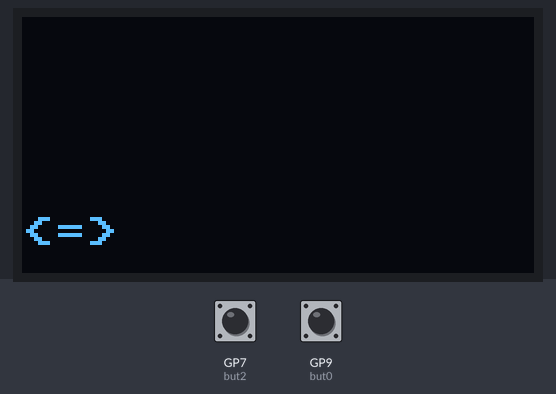
This program was run on a simulated Raspberry Pi Pico running MicroPython. On the bench: 128×64 one-colour display. Inputs (shaded band) come from the test bench; at power-on: GP9 (but0) HIGH, GP7 (but2) HIGH. What the program prints to the serial console is not drawn.

Above: at 1.2 s.
1.3 s: GP9 (but0) pulled LOW for 0.15 s
At 2.5 s:
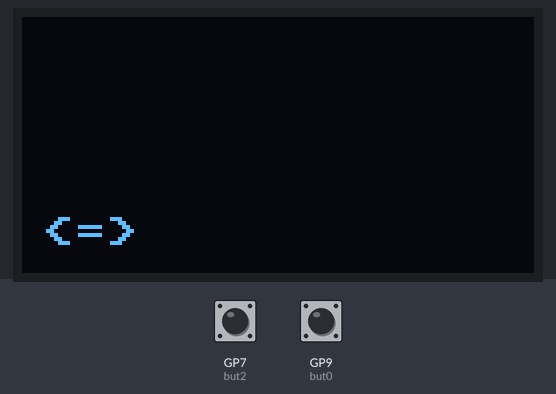
3.1 s: GP9 (but0) pulled LOW for 1 s
At 3.9 s:
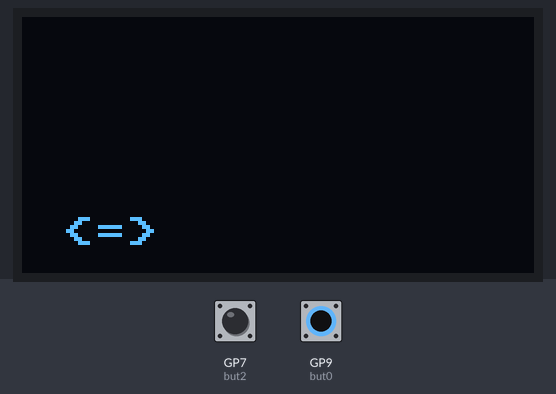
5.6 s: GP7 (but2) pulled LOW for 0.15 s
At 6.6 s:
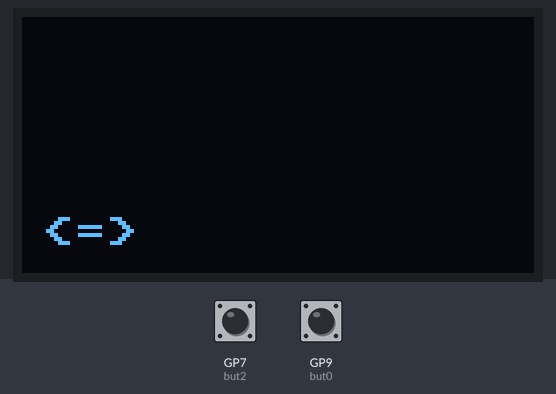
Timing chart, 0 to 8.6 s (numbered marks = the images above; inputs shaded):
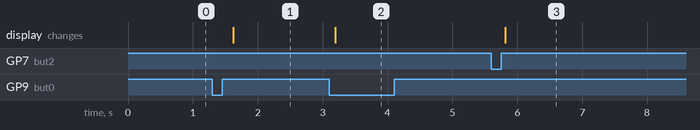

Measured:
- after the input at 1.3 s, the display: changes after 0.32 s (image 1)
- after the input at 3.1 s, the display: changes after 0.09 s (image 2)
- after the input at 5.6 s, the display: changes after 0.21 s (image 3)

The program:

assignment-1.1.py
```python
import machine
from machine import Pin, I2C
from ssd1306 import SSD1306_I2C
import utime

# Microbuttons connections to Pico's GPIOs
SW_2 = 7
SW_1 = 8
SW_0 = 9

# Microbuttons
but0 = Pin(SW_0, Pin.IN, Pin.PULL_UP)
but1 = Pin(SW_1, Pin.IN, Pin.PULL_UP)
but2 = Pin(SW_2, Pin.IN, Pin.PULL_UP)

# OLED I2C connection to Pico's GPIOS
OLED_SDA = 14
OLED_SCL = 15

# Initialize I2C to control the OLED
i2c = I2C(1, scl=Pin(OLED_SCL), sda=Pin(OLED_SDA), freq=400000)
OLED_WIDTH, OLED_HEIGHT = 128, 64
oled = SSD1306_I2C(OLED_WIDTH, OLED_HEIGHT, i2c)

# Global variables for OLED position
a = 0  # x
b = 50  # Y


# Button interrupt handlers
def button_0(pin):
    global a
    print("Button 0 pressed: move right")
    a += 5
    if a > OLED_WIDTH - 28:  # prevent text from going off-screen
        a = OLED_WIDTH - 28


def button_2(pin):
    global a
    print("Button 2 pressed: move left")
    a -= 5
    if a < 0:
        a = 0


# Set interrupts
but0.irq(button_0, Pin.IRQ_FALLING)
but2.irq(button_2, Pin.IRQ_FALLING)

# Main loop:
while True:
    oled.fill(0)  # Clear display first!
    oled.text("<=>", a, b)
    oled.show()

    utime.sleep(0.5)
```
